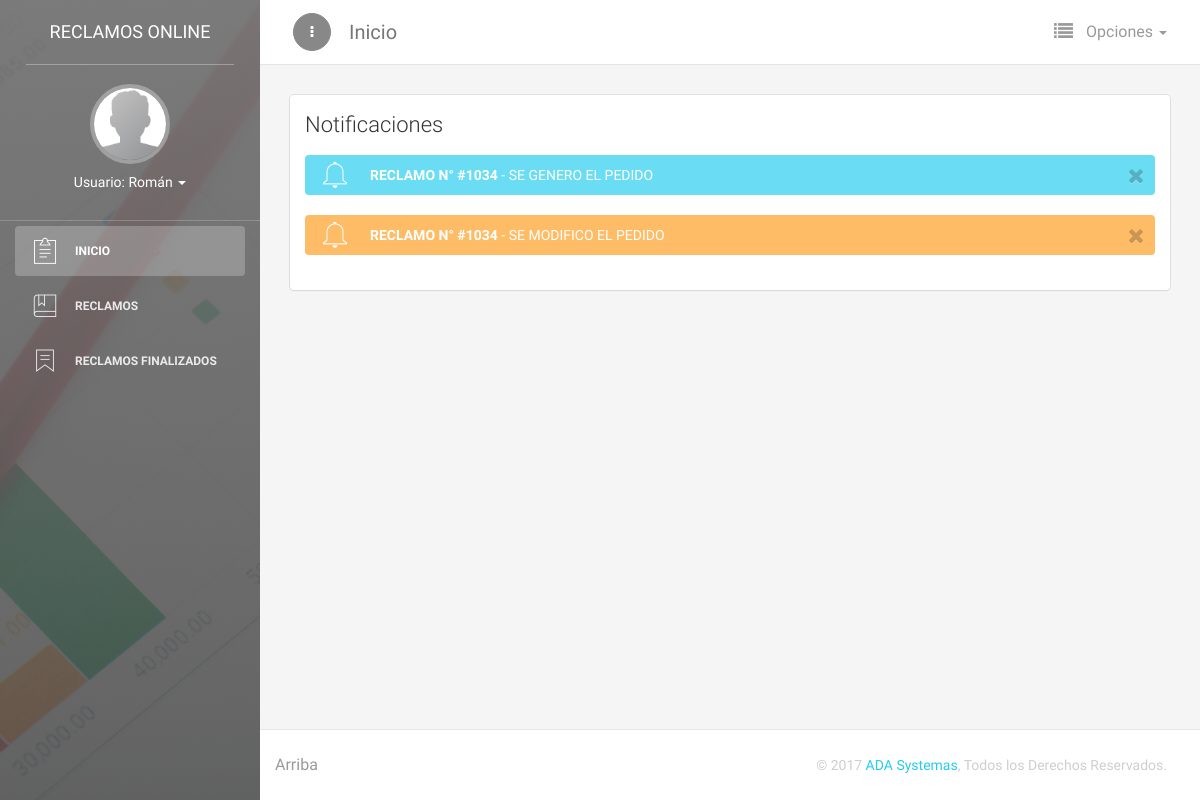
Page /inicio.php (signed in) on the committed database.
### tables this page shows
CREATE TABLE `usuario` (
  `idusuario` int(11) NOT NULL,
  `uemail` varchar(45) DEFAULT NULL,
  `unombre` varchar(45) DEFAULT NULL,
  `uapellido` varchar(45) DEFAULT NULL,
  `upass` varchar(200) DEFAULT NULL,
  `utelefono` varchar(45) DEFAULT NULL,
  `udireccion` varchar(45) DEFAULT NULL,
  `ufecha` datetime DEFAULT NULL
);

CREATE TABLE `notificaciones` (
  `idnotificaciones` int(11) NOT NULL,
  `ndetalle` varchar(200) DEFAULT NULL,
  `ntipo` int(11) NOT NULL,
  `nusuario_idusuario` int(11) NOT NULL,
  `reclamo_idreclamo` int(11) NOT NULL
);

CREATE TABLE `reclamo` (
  `idreclamo` int(11) NOT NULL,
  `rconsorcio` varchar(45) DEFAULT NULL,
  `ruf` varchar(45) DEFAULT NULL,
  `rpiso` varchar(45) DEFAULT NULL,
  `rdepto` varchar(45) DEFAULT NULL,
  `rtitular` varchar(45) DEFAULT NULL,
  `rtelefono` varchar(45) DEFAULT NULL,
  `remail` varchar(45) DEFAULT NULL,
  `rllave` varchar(45) DEFAULT NULL,
  `rreclamo` varchar(1000) DEFAULT NULL,
  `rfecha` date DEFAULT NULL,
  `rproveedor` varchar(145) DEFAULT NULL,
  `rfactura` varchar(145) DEFAULT NULL,
  `rfechapago` date DEFAULT NULL,
  `rcheque` varchar(145) DEFAULT NULL,
  `robservaciones` varchar(1000) DEFAULT NULL,
  `rreclamo_estado` int(11) DEFAULT NULL,
  `restado` int(11) DEFAULT NULL,
  `rfechaalta` datetime DEFAULT NULL,
  `rfechabaja` datetime DEFAULT NULL,
  `rfechamod` datetime DEFAULT NULL,
  `usuario_idusuario` int(11) NOT NULL
);

### inicio.php (the view, shortened to what this page needs)
<?php
include('parametros2/conexion.php');
if(isset($_SESSION['usuario_id']) == false){
  header('Location: index.php');
}else{
    $nombre = "SELECT unombre FROM usuario WHERE idusuario = '".$_SESSION['usuario_id']."'";
        if(!$result3 = $db->query($nombre)){  die('Ocurrió un error: [' . $db->error . ']'); }
    $nombre2 = $result3->fetch_array();
}
?>
<!doctype html>
<html lang="en">
<head>
    <link href="parametros/assets/css/bootstrap.min.css" rel="stylesheet" />
    <link href="parametros/assets/css/light-bootstrap-dashboard.css" rel="stylesheet"/>
    <link href="parametros/assets/css/demo.css" rel="stylesheet" />
    <link href="parametros/font-awesome-4.7.0/css/font-awesome.min.css" rel="stylesheet">
    <link href="parametros/fontsgoogleapis.css" rel="stylesheet" type="text/css">
    <link href="parametros/assets/css/pe-icon-7-stroke.css" rel="stylesheet" />
</head>
<body>
<div class="wrapper">
    <div class="sidebar" data-color="grey" data-image="parametros/assets/img/full-screen-image-1.jpg">
        <div class="logo">
            <a href="inicio.php" class="logo-text">
                Reclamos Online
            </a>
        </div>
        <div class="sidebar-wrapper">
            <div class="user">
                <div class="photo">
                    <img src="parametros/assets/img/default-avatar.jpg" />
                </div>
                <div class="info">
                    <a data-toggle="collapse" href="#collapseExample" class="collapsed">
                        Usuario: <?php echo $nombre2['unombre'];?>
                        <b class="caret"></b>
                    </a>
                </div>
            </div>
            <ul class="nav">
                <li class="active">
                    <a href="inicio.php">
                        <i class="pe-7s-note2"></i>
                        <p>Inicio</p>
                    </a>
                </li>
                <li>
                    <a href="tablas/reclamo.php">
                        <i class="pe-7s-notebook"></i>
                        <p>Reclamos</p>
                    </a>
                </li>
                <li>
                    <a href="tablas/reclamo_final.php">
                        <i class="pe-7s-ribbon"></i>
                        <p>Reclamos Finalizados</p>
                    </a>
                </li>
            </ul>
        </div>
    </div>
    <div class="main-panel">
        <nav class="navbar navbar-default">
            <div class="container-fluid">
				<div class="navbar-minimize">
					<button id="minimizeSidebar" class="btn btn-secondary btn-fill btn-round btn-icon">
						<i class="fa fa-ellipsis-v visible-on-sidebar-regular"></i>
					</button>
				</div>
                <div class="navbar-header">
                    <a class="navbar-brand">Inicio</a>
                </div>
                <div class="collapse navbar-collapse">
                    <ul class="nav navbar-nav navbar-right">
                        <li class="dropdown dropdown-with-icons">
                            <a href="#" class="dropdown-toggle" data-toggle="dropdown">
                                <i class="fa fa-list"></i>
                                <p>Opciones
    								<b class="caret"></b>
    							</p>
                            </a>
                        </li>
                    </ul>
                </div>
            </div>
        </nav>
        <div class="content">
            <div class="container-fluid">
                <div class="card">
                    <div class="header">
                        <h4 class="title">Notificaciones</h4>
                    </div>
                    <div class="content">
                        <div class="row">
                            <div class="col-md-12">
                            <div class="registros" id="agrega-registros">
                              <?php
                                  $usu = $_SESSION['usuario_id'];
                                  require('parametros2/conexion.php');
                                  $consult="SELECT idnotificaciones, ndetalle, idreclamo, ntipo
                                            FROM notificaciones
                                            INNER JOIN reclamo ON reclamo.idreclamo = notificaciones.reclamo_idreclamo
                                            WHERE nusuario_idusuario = '$usu'
                                            ORDER BY idnotificaciones ASC";
                                  if(!$result = $db->query($consult)){  die('Ocurrió un error: [' . $db->error . ']'); }
                                  while($fila=$result->fetch_assoc()){
                                       $ndetalle = $fila['ndetalle'];
                                       $idreclamo = $fila['idreclamo'];
                                        switch($fila['ntipo']){
                                                case '1':
                                                echo '<div class="alert alert-info alert-with-icon" data-notify="container">';
                                                    break;
                                                case '2':
                                                echo '<div class="alert alert-warning alert-with-icon" data-notify="container">' ;
                                                    break;
                                                }
                                    echo '<a href="javascript:baja_noti('.$fila['idnotificaciones'].');" type="button" aria-hidden="true" class="close"><i class="fa fa-times"></i></a>';
                                        ?>
                                            <span data-notify="icon" class="pe-7s-bell"></span>
                                            <span><b><?php echo 'RECLAMO N° #',$idreclamo; ?></b> <?php echo ' - ',$ndetalle; ?></span>
                                        </div>
                                        <?php
                                     }
                                ?>
                            </div>
                        </div>
                    </div>
                </div>
            </div>
            </div>
        </div>
        <footer class="footer">
            <div class="container-fluid">
                <nav class="pull-left">
                    <ul>
                        <li>
                            <a href="#">
                                Arriba
                            </a>
                        </li>
                    </ul>
                </nav>
                <p class="copyright pull-right">
                    &copy; 2017 <a href="#">ADA Systemas</a>, Todos los Derechos Reservados.
                </p>
            </div>
        </footer>
    </div>
</div>
</body>
</html>

### rows in the picture
usuario: unombre "Román"
notificaciones: reclamo_idreclamo.idreclamo "1034", ndetalle "SE GENERO EL PEDIDO"
notificaciones: reclamo_idreclamo.idreclamo "1034", ndetalle "SE MODIFICO EL PEDIDO"
